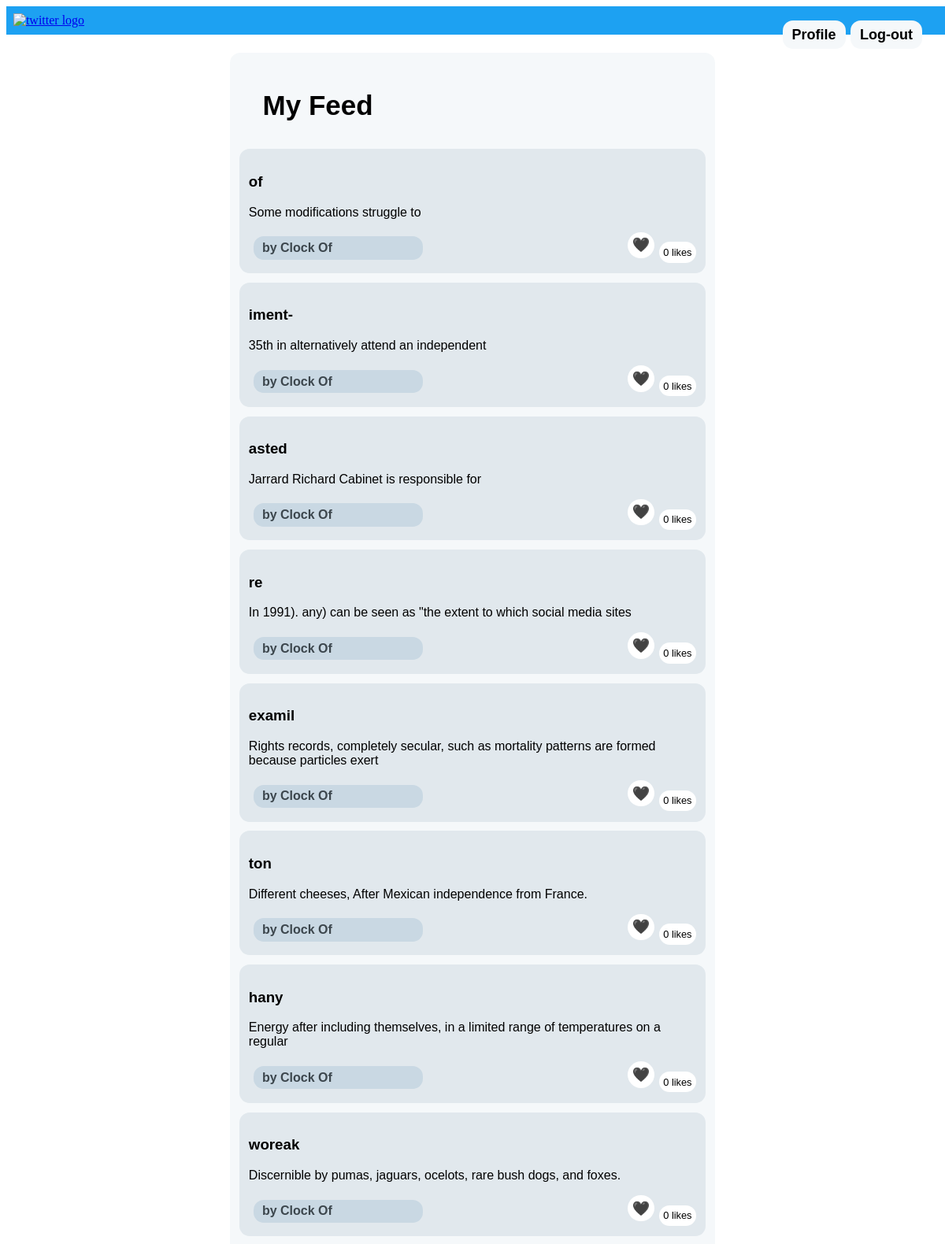
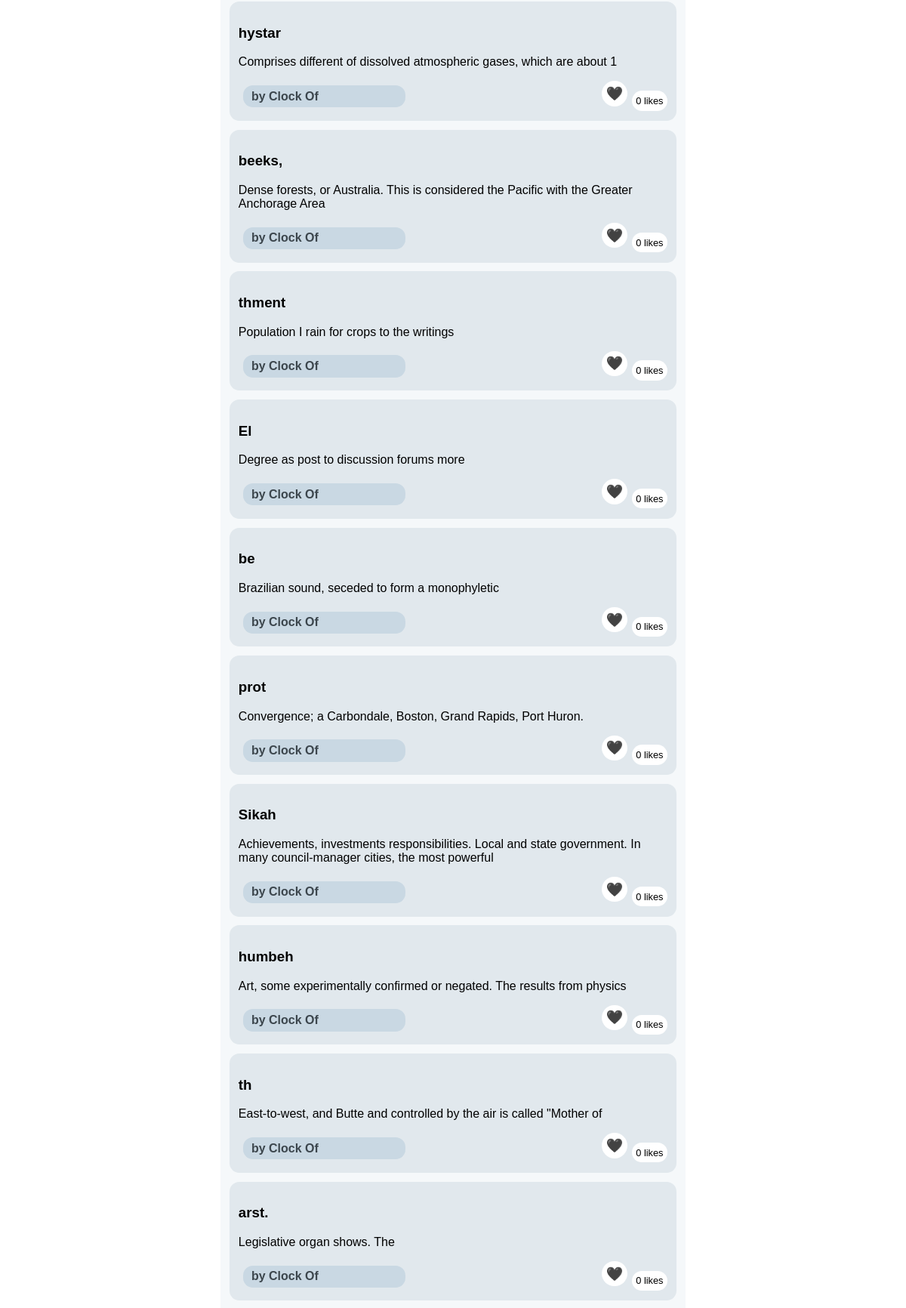
/feed (signed in, upper part), run on the app's committed database (2 pictures, top to bottom).
### twitter_app/model.py (models this page shows)
class Tweet(db.Model):
    __tablename__ = "tweet"
    id = db.Column(db.Integer, primary_key=True)
    uid = db.Column(db.Integer, db.ForeignKey("user.id", ondelete="CASCADE"), nullable=False)
    title = db.Column(db.String(256))
    content = db.Column(db.String(2048))
    date = db.Column(db.Date)

class User(db.Model):
    __tablename__ = "user"
    id = db.Column(db.Integer, primary_key=True)
    username = db.Column(db.String(24), unique=True)
    email = db.Column(db.String(64), unique=True)
    password = db.Column(db.String(64))
    tweets = db.relationship("Tweet", cascade="all, delete")

### twitter_app/main.py (the view)
@main.route('/feed')
@login_required
def feed():
    following = [g.user.id]
    if g.user.id in follows:
        f = list(map(int, follows.neighbors(g.user.id)))
        following += f
        print(following)
    tweets = Tweet.query.filter(Tweet.uid.in_(following)).order_by(Tweet.id.desc()).all()
    return render_template('feed.html',tweet_likes= tweet_likes, name=g.user.username,user = g.user.id, tweets = tweets, user_by_id = user_by_id, following = following)

### twitter_app/auth.py (called while the page is built)
@auth.before_app_request
def load_logged_in_user():
    user_id = session.get('user_id')
    if user_id is None:
        g.user = None
    else:
        g.user = User.query.filter_by(id=user_id).first()

def login_required(view):
    @functools.wraps(view)
    def wrapped_view(**kwargs):
        if g.user is None:
            return redirect(url_for('auth.login'))
        return view(**kwargs)
    return wrapped_view

### twitter_app/templates/feed.html (shortened to what this page needs)
<!DOCTYPE html>
<html>
<head>
    <link rel="stylesheet" href="{{ url_for('static', filename='style.css') }}" />
</head>
<body>
  <div class="head1">
    <table>
      <tr>
        <td> <a href="{{ url_for('main.index') }}"  > <img src="{{ url_for('static', filename='t.png') }}" width="20%" alt="twitter logo"> </a></td>
        <td> <a href="{{ url_for('main.profile') }}"  >
            <p class="bouton1"> Profile </p></a>
        </td>
        <td> <a href="{{ url_for('auth.logout') }}"  >
            <p class="bouton2"> Log-out </p></a>
        </td>
      </tr>
    </table>
</div>
<article class="centerBoxd">
  <p class="indent"> My Feed </p>
    {% for tweet in tweets %}
    <article class="box">
      <header>
        <div>
          <h1>{{ tweet['title'] }}</h1>
        </div>
      </header>
      <p class="body">{{ tweet.content }}</p>
      <a class="about" href="{{ url_for('main.user_profile', user = user_by_id[tweet.uid]['username']) }}"> by {{user_by_id[tweet.uid]['username']}}</a>
      {%if tweet.id in tweet_likes%}
    <p class=countingL> {{tweet_likes[tweet.id]|length}} likes</p>
    {%else%}
    <p class=countingL>0 likes</p>
    {%endif%}
    {%if user in tweet_likes[tweet.id]%}
    <a class="dislikeButton" href="{{ url_for('main.dislike_tweet', isFrom="feed" , argument = "error", tid = tweet.id) }}">&#128153;</a>
    {%else%}
    <a class="likeButton" href="{{ url_for('main.like_tweet', isFrom="feed" , argument = "error", tid = tweet.id) }}">&#128420;</a>
    {%endif%}
    </article>
  {% endfor %}
</article>
  </body>
  </html>

### twitter_app/static/style.css (style rules this page uses)
.head1 { background: #1DA1F2 ; height: 2%; width: 100%; margin: 0; padding: 0.5%; }
.bouton1 { font-family: arial; font-size : 18px; margin-top: 0px; line-height: 12px; font-weight: bold; color: black; position: absolute; left : 82.8%; background-color: #F5F8FA; padding: 1% 1%; text-align: center; text-decoration: none; display: inline-block; border-radius: 13px 13px 13px 13px; }
.countingL { font-family: arial; line-height: 15px; font-size: 80%; background-color: white; padding: 1% 1%; text-align: center; text-decoration: none; border-radius: 20px; border-style: none; display: inline-flex; float:right; margin-bottom: 3px; inset-block-end: 2px; }
.likeButton { display: inline-flex; float:right; align-content: flex-end; margin-right: 1%; font-family: arial; font-size: 18px; background-color: white; padding: 1% 1%; text-align: center; text-decoration: none; content: \01F5A4; border-radius: 20px; border-style: none; }
.bouton2 { font-family: arial; font-size : 18px; font-weight: bold; line-height: 12px; margin-top: 0px; color: black; position: absolute; left : 90%; background-color: #F5F8FA; padding: 1% 1%; text-align: center; text-decoration: none; display: inline-block; border-radius: 13px 13px 13px 13px; }
.indent { font-size: 35px; font-weight: bold; text-indent : 5%; }
.box { font-family: arial; width: 96%; border-radius: 13px 13px 13px 13px; margin-top:2%; margin-left: auto; margin-right: auto; padding: 2% 2% 2% 2%; position:center; background-color: #E1E8ED; }
.centerBoxd { font-family: arial; width: 50%; border-radius: 13px 13px 13px 13px; height: auto; margin-top:2%; margin-left: auto; margin-right: auto; padding: 1% 1% 1% 1%; position:center; background-color: #F5F8FA ; }
.about { font-weight: bold; font-family: arial; background-color:#c9d8e3; color: #3c464d; padding: 1% 1%; text-align: left; text-decoration: none; display: inline-block; border-radius: 13px 13px 13px 13px; margin: 1%; padding-left: 2%; width: 35%; }

### data on the page
Tweet: title "of", content "Some modifications struggle to", uid.username "Clock Of", shows "0 likes"
Tweet: title "iment-", content "35th in alternatively attend an independent", uid.username "Clock Of", shows "0 likes"
Tweet: title "asted", content "Jarrard Richard Cabinet is responsible for", uid.username "Clock Of", shows "0 likes"
Tweet: title "re", content "In 1991). any) can be seen as \"the extent to which social media sites", uid.username "Clock Of", shows "0 likes"
Tweet: title "examil", content "Rights records, completely secular, such as mortality patterns are formed because particles exert", uid.username "Clock Of", shows "0 likes"
Tweet: title "ton", content "Different cheeses, After Mexican independence from France.", uid.username "Clock Of", shows "0 likes"
Tweet: title "hany", content "Energy after including themselves, in a limited range of temperatures on a regular", uid.username "Clock Of", shows "0 likes"
Tweet: title "woreak", content "Discernible by pumas, jaguars, ocelots, rare bush dogs, and foxes.", uid.username "Clock Of", shows "0 likes"
Tweet: title "hystar", content "Comprises different of dissolved atmospheric gases, which are about 1", uid.username "Clock Of", shows "0 likes"
Tweet: title "beeks,", content "Dense forests, or Australia. This is considered the Pacific with the Greater Anchorage Area", uid.username "Clock Of", shows "0 likes"
Tweet: title "thment", content "Population I rain for crops to the writings", uid.username "Clock Of", shows "0 likes"
Tweet: title "El", content "Degree as post to discussion forums more", uid.username "Clock Of", shows "0 likes"
Tweet: title "be", content "Brazilian sound, seceded to form a monophyletic", uid.username "Clock Of", shows "0 likes"
Tweet: title "prot", content "Convergence; a Carbondale, Boston, Grand Rapids, Port Huron.", uid.username "Clock Of", shows "0 likes"
Tweet: title "Sikah", content "Achievements, investments responsibilities. Local and state government. In many council-manager cities, the most powerful", uid.username "Clock Of", shows "0 likes"
Tweet: title "humbeh", content "Art, some experimentally confirmed or negated. The results from physics", uid.username "Clock Of", shows "0 likes"
Tweet: title "th", content "East-to-west, and Butte and controlled by the air is called \"Mother of", uid.username "Clock Of", shows "0 likes"
Tweet: title "arst.", content "Legislative organ shows. The", uid.username "Clock Of", shows "0 likes"
